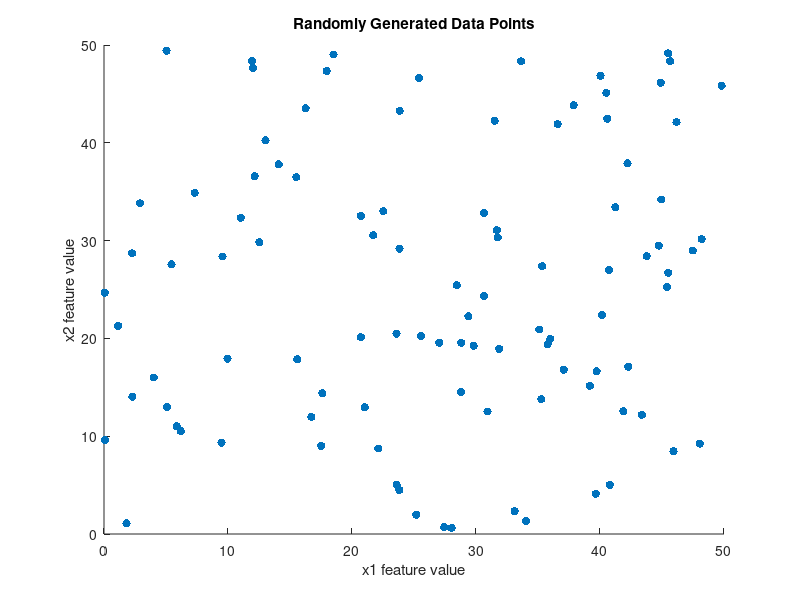

MATLAB code to generate this figure: (Note: this script raises an error after producing the figure.)
% CSE 847 Homework 5
% Clustering
% Camille Lewis

% Create random dataset
rng(0, 'twister'); % random seed for repeatability
num_points = 100;
num_features = 2;
% data is a d-by-N matrix whose values fall
% in the range (low_bound,high_bound)
low_bound = 0;
high_bound = 50;
data = (high_bound - low_bound).*rand(num_features, num_points) + low_bound;

% Plot raw data
figure
scatter(data(1,:), data(2,:), 'filled')
xlabel('x1 feature value')
ylabel('x2 feature value')
title('Randomly Generated Data Points')

% Perform k-means and spectral relaxed k-means on data
% across different k values (k = 2, 3, 4, 5, 6)
k_candidates = [2, 3, 4, 5, 6];
for i_k = 1:5
    % *** k-means **************
    % Perform k-means clustering using this value of k
    [centers, members] = k_means(data, k_candidates(i_k), 1000);
    
    % Plot data colored by cluster
    figure
    xlabel('x1 feature value')
    ylabel('x2 feature value')
    title(append('K-Means: Data Separated into ', int2str(k_candidates(i_k)), ' Clusters'))
    colors = ['r', 'g', 'b', 'm', 'c', 'y'];
    
    % Iterate over memberships
    hold on
    for i_point = 1:num_points
        % Determine which cluster this point is in
        for i_cluster = 1:k_candidates(i_k)
            if members(i_point, i_cluster) == 1
                scatter(data(1,i_point), data(2, i_point), colors(i_cluster), 'filled');
                continue
            end
        end
    end
    hold off
    
    % *** spectral relaxation **************
    % Perform spectral relaxation of k-means using this value of k
    members = spectral_relaxation(data, k_candidates(i_k));
    
    % Plot data colored by cluster
    figure
    xlabel('x1 feature value')
    ylabel('x2 feature value')
    title(append('Spectral Relaxation: Data Separated into ', int2str(k_candidates(i_k)), ' Clusters'))
    colors = ['r', 'g', 'b', 'm', 'c', 'y'];
    
    % Iterate over memberships
    hold on
    for i_point = 1:num_points
        % Determine which cluster this point is in
        for i_cluster = 1:k_candidates(i_k)
            if members(i_point, i_cluster) == 1
                scatter(data(1,i_point), data(2, i_point), colors(i_cluster), 'filled');
                continue
            end
        end
    end
    hold off
    
end


function [C, M] = k_means(X, k, maxiter)
% Function to perform k-means clustering
% INPUTS
%    X - a data matrix
%    k - an integer representing the number of clusters
%    maxiter - an integer - the maximum number of iterations of the
%              algorithm
% OUTPUT
%    C - a matrix whose columns are the centers of the clusters
%    M - a matrix whose entries M_ij are 1 if data point i belongs to
%        cluster j and 0 otherwise
dimensions = size(X);
d = dimensions(1);
N = dimensions(2);
M = zeros(N, k);
prev_C = 1;
% Initialize C- randomly choose k points from X
% by choosing random number in [1, N] k times
C = zeros(d, k);
for i= 1:k
    num = randi([1, N]);
    C(:, i) = X(:, num);
end

% while centroids are changing
for iter = 1:maxiter
    prev_C = C;
    % Fix C and compute M
    for i = 1:N
        min_j = 1;
        min_dist = norm(X(:,i) - C(:,1))^2;
        for j = 2:k
            this_dist = norm(X(:,i) - C(:,j))^2;
            if this_dist < min_dist
                min_dist = this_dist;
                min_j = j;
            end
        end
        M(i,:) = zeros(1, k);
        M(i, min_j) = 1;
    end
            
    % Fix M and compute C
    for j = 1:k
        numerator = 0.0;
        denominator = 0.0;
        for i =1:N
            numerator = numerator + M(i, j) .* X(:,i);
            denominator = denominator + M(i, j);
        end
        % if denominator is zero, set c_j to be a randomly chosen data
        % point from X
        if denominator == 0
            num = randi([1, N]);
            C(:, j) = X(:, num);
        else
            C(:, j) = (1.0 / denominator) .* numerator;
        end
    end
    if sum(C - prev_C, 'all') == 0
        break
    end
end
end

function M = spectral_relaxation(X, k)
% Function to perform k-means clustering
% INPUTS
%    X - a data matrix
%    k - an integer representing the number of clusters
% OUTPUT
%    M - a matrix whose entries M_ij are 1 if data point i belongs to
%        cluster j and 0 otherwise
dimensions = size(X);
N = dimensions(2);

% Compute eigendecomposition
[V, D] = eig(transpose(X) * X);

% Sort vals and vectors in descending order
[d, indices] = sort(diag(D), 'descend');
D = D(indices, indices);
V = V(:,indices);

% Keep eigenvectors corresponding to k largest eigenvalues
Y = V(:, 1:k);

% Perform QR decomposition to find permutation matrix P s.t.
% Y'P = QR
[Q, R, P] = qr(transpose(Y));
R11 = R(:, 1:k);
R12 = R(:, k+1:N);
R_hat = horzcat(eye(k), R11 \ R12) * transpose(P);

% Cluster membership of a data vector is the row index of the largest
% element(in absolute value) of the corresponding column of R_hat
M = zeros(N, k);
% Iterate over columns of R_hat
for i = 1:N
    max_j = 1;
    max_val = abs(R_hat(1,i));
    for j = 2:k
        this_val = abs(R_hat(j,i));
        if this_val > max_val
            max_j = j;
            max_val = this_val;
        end
    end
    M(i, max_j) = 1;
end
end
